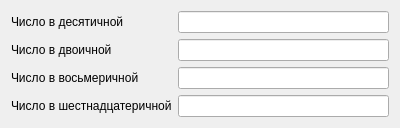
<?xml version="1.0" encoding="UTF-8"?>
<ui version="4.0">
 <class>Form</class>
 <widget class="QWidget" name="Form">
  <property name="geometry">
   <rect>
    <x>0</x>
    <y>0</y>
    <width>400</width>
    <height>124</height>
   </rect>
  </property>
  <property name="windowTitle">
   <string>Перевод в системы счисления</string>
  </property>
  <layout class="QFormLayout" name="formLayout">
   <item row="0" column="0">
    <widget class="QLabel" name="label">
     <property name="text">
      <string>Число в десятичной</string>
     </property>
    </widget>
   </item>
   <item row="0" column="1">
    <widget class="QLineEdit" name="lineEdit"/>
   </item>
   <item row="1" column="0">
    <widget class="QLabel" name="label_2">
     <property name="text">
      <string>Число в двоичной</string>
     </property>
    </widget>
   </item>
   <item row="1" column="1">
    <widget class="QLineEdit" name="lineEdit_2"/>
   </item>
   <item row="2" column="0">
    <widget class="QLabel" name="label_3">
     <property name="text">
      <string>Число в восьмеричной</string>
     </property>
    </widget>
   </item>
   <item row="2" column="1">
    <widget class="QLineEdit" name="lineEdit_3"/>
   </item>
   <item row="3" column="0">
    <widget class="QLabel" name="label_4">
     <property name="text">
      <string>Число в шестнадцатеричной</string>
     </property>
    </widget>
   </item>
   <item row="3" column="1">
    <widget class="QLineEdit" name="lineEdit_4"/>
   </item>
  </layout>
 </widget>
 <resources/>
 <connections/>
</ui>
